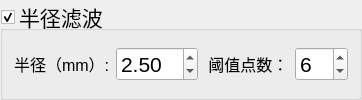
                <widget class="QGroupBox" name="groupBox_radius_filter">
                 <property name="font">
                  <font>
                   <pointsize>16</pointsize>
                  </font>
                 </property>
                 <property name="title">
                  <string>半径滤波</string>
                 </property>
                 <property name="checkable">
                  <bool>true</bool>
                 </property>
                 <layout class="QGridLayout" name="gridLayout_7" columnstretch="1,1,1,1">
                  <item row="0" column="0">
                   <widget class="QLabel" name="label_radius_filter_r">
                    <property name="font">
                     <font>
                      <pointsize>12</pointsize>
                     </font>
                    </property>
                    <property name="text">
                     <string>半径（mm）:</string>
                    </property>
                   </widget>
                  </item>
                  <item row="0" column="1">
                   <widget class="QDoubleSpinBox" name="doubleSpinBox_radius_filter_r">
                    <property name="font">
                     <font>
                      <pointsize>16</pointsize>
                     </font>
                    </property>
                    <property name="keyboardTracking">
                     <bool>false</bool>
                    </property>
                    <property name="value">
                     <double>2.500000000000000</double>
                    </property>
                   </widget>
                  </item>
                  <item row="0" column="2">
                   <widget class="QLabel" name="label_radius_filter_points">
                    <property name="font">
                     <font>
                      <pointsize>12</pointsize>
                     </font>
                    </property>
                    <property name="text">
                     <string> 阈值点数：</string>
                    </property>
                   </widget>
                  </item>
                  <item row="0" column="3">
                   <widget class="QSpinBox" name="spinBox_radius_filter_num">
                    <property name="font">
                     <font>
                      <pointsize>16</pointsize>
                     </font>
                    </property>
                    <property name="keyboardTracking">
                     <bool>false</bool>
                    </property>
                    <property name="value">
                     <number>6</number>
                    </property>
                   </widget>
                  </item>
                 </layout>
                </widget>
